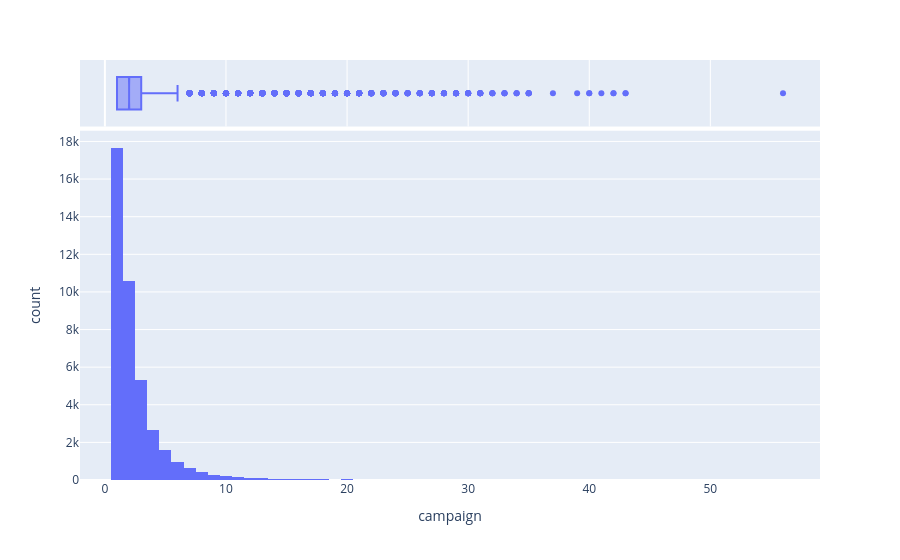

Here is the notebook cell this chart was saved with:
### Code cell
fig = px.histogram(df1, x = 'campaign', marginal = 'box')
fig.show()

### Figure 1 — Plotly figure (JSON) as saved in the notebook; plotly's stock layout.template omitted (floating-point values rounded to 4 significant figures; data arrays with more than 128 entries replaced by an {"elided": "..."} marker saying what was removed)
{"data": [{"bingroup": "x", "hovertemplate": "campaign=%{x}<br>count=%{y}<extra></extra>", "legendgroup": "", "marker": {"color": "#636efa", "pattern": {"shape": ""}}, "name": "", "orientation": "v", "showlegend": false, "type": "histogram", "x": {"elided": "41188 int values"}, "xaxis": "x", "yaxis": "y"}, {"hovertemplate": "campaign=%{x}<extra></extra>", "legendgroup": "", "marker": {"color": "#636efa"}, "name": "", "notched": true, "showlegend": false, "type": "box", "x": {"elided": "41188 int values"}, "xaxis": "x2", "yaxis": "y2"}], "layout": {"barmode": "relative", "legend": {"tracegroupgap": 0}, "margin": {"t": 60}, "xaxis": {"anchor": "y", "domain": [0, 1], "title": {"text": "campaign"}}, "xaxis2": {"anchor": "y2", "domain": [0, 1], "matches": "x", "showgrid": true, "showticklabels": false}, "yaxis": {"anchor": "x", "domain": [0, 0.8316], "title": {"text": "count"}}, "yaxis2": {"anchor": "x2", "domain": [0.8416, 1], "matches": "y2", "showgrid": false, "showline": false, "showticklabels": false, "ticks": ""}}}
